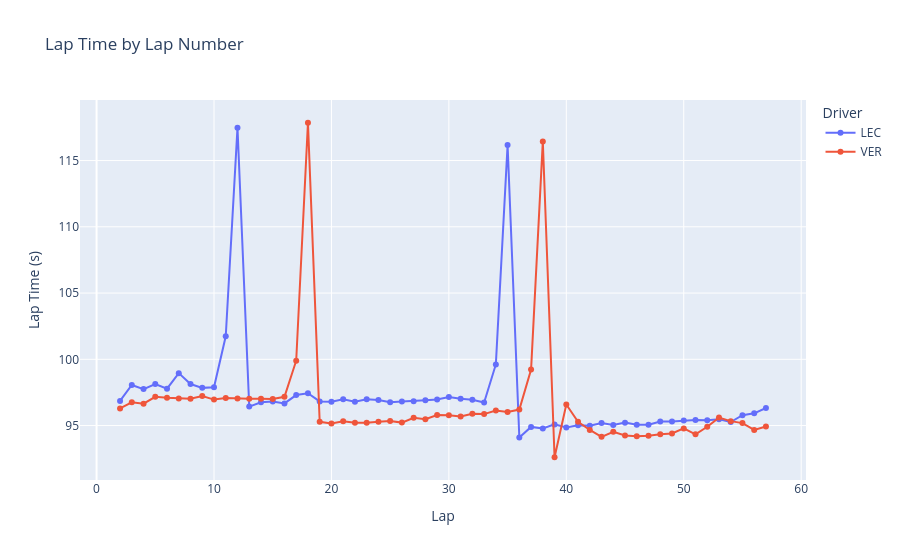

Write notebook code for a chart like this one.
### Code cell
plot_lap_times(laps[laps["Driver"].isin(["VER", "LEC"])])

### Figure 1 — Plotly figure (JSON) as saved in the notebook; plotly's stock layout.template omitted (floating-point values rounded to 4 significant figures)
{"data": [{"hovertemplate": "Driver=LEC<br>Lap=%{x}<br>Lap Time (s)=%{y}<extra></extra>", "legendgroup": "LEC", "line": {"color": "#636efa", "dash": "solid"}, "marker": {"symbol": "circle"}, "mode": "lines+markers", "name": "LEC", "orientation": "v", "showlegend": true, "type": "scatter", "x": [2.0, 3.0, 4.0, 5.0, 6.0, 7.0, 8.0, 9.0, 10.0, 11.0, 12.0, 13.0, 14.0, 15.0, 16.0, 17.0, 18.0, 19.0, 20.0, 21.0, 22.0, 23.0, 24.0, 25.0, 26.0, 27.0, 28.0, 29.0, 30.0, 31.0, 32.0, 33.0, 34.0, 35.0, 36.0, 37.0, 38.0, 39.0, 40.0, 41.0, 42.0, 43.0, 44.0, 45.0, 46.0, 47.0, 48.0, 49.0, 50.0, 51.0, 52.0, 53.0, 54.0, 55.0, 56.0, 57.0], "xaxis": "x", "y": [96.86, 98.06, 97.75, 98.13, 97.78, 98.96, 98.14, 97.84, 97.88, 101.7, 117.5, 96.43, 96.76, 96.81, 96.67, 97.3, 97.44, 96.82, 96.79, 96.98, 96.8, 96.99, 96.92, 96.76, 96.81, 96.83, 96.91, 96.96, 97.16, 97.03, 96.94, 96.74, 99.61, 116.2, 94.09, 94.9, 94.78, 95.09, 94.86, 95.03, 94.98, 95.19, 95.05, 95.22, 95.06, 95.06, 95.31, 95.3, 95.38, 95.42, 95.39, 95.48, 95.27, 95.78, 95.92, 96.32], "yaxis": "y"}, {"hovertemplate": "Driver=VER<br>Lap=%{x}<br>Lap Time (s)=%{y}<extra></extra>", "legendgroup": "VER", "line": {"color": "#EF553B", "dash": "solid"}, "marker": {"symbol": "circle"}, "mode": "lines+markers", "name": "VER", "orientation": "v", "showlegend": true, "type": "scatter", "x": [2.0, 3.0, 4.0, 5.0, 6.0, 7.0, 8.0, 9.0, 10.0, 11.0, 12.0, 13.0, 14.0, 15.0, 16.0, 17.0, 18.0, 19.0, 20.0, 21.0, 22.0, 23.0, 24.0, 25.0, 26.0, 27.0, 28.0, 29.0, 30.0, 31.0, 32.0, 33.0, 34.0, 35.0, 36.0, 37.0, 38.0, 39.0, 40.0, 41.0, 42.0, 43.0, 44.0, 45.0, 46.0, 47.0, 48.0, 49.0, 50.0, 51.0, 52.0, 53.0, 54.0, 55.0, 56.0, 57.0], "xaxis": "x", "y": [96.3, 96.75, 96.65, 97.17, 97.09, 97.04, 97.02, 97.23, 96.96, 97.08, 97.05, 97.03, 97.03, 97.01, 97.17, 99.9, 117.9, 95.28, 95.16, 95.32, 95.2, 95.22, 95.29, 95.34, 95.22, 95.58, 95.48, 95.79, 95.77, 95.68, 95.89, 95.86, 96.13, 96.02, 96.2, 99.23, 116.4, 92.61, 96.59, 95.29, 94.67, 94.15, 94.53, 94.25, 94.19, 94.24, 94.35, 94.4, 94.78, 94.34, 94.91, 95.6, 95.33, 95.18, 94.67, 94.92], "yaxis": "y"}], "layout": {"legend": {"title": {"text": "Driver"}, "tracegroupgap": 0}, "title": {"text": "Lap Time by Lap Number"}, "xaxis": {"anchor": "y", "domain": [0.0, 1.0], "title": {"text": "Lap"}}, "yaxis": {"anchor": "x", "domain": [0.0, 1.0], "title": {"text": "Lap Time (s)"}}}}
